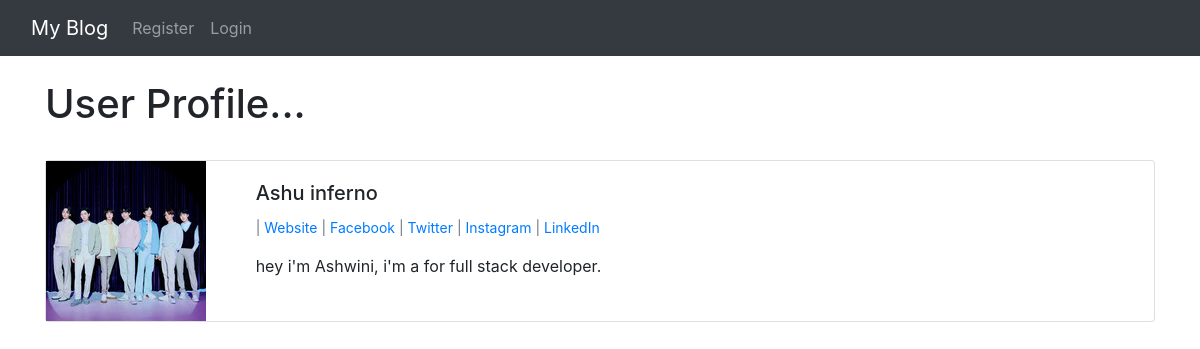
Page /members/1/profile on the committed database.
### firstblog/models.py (models this page shows, shortened)
class  Profile(models.Model):
    user=models.OneToOneField(User,null=True, on_delete=models.CASCADE)
    bio=models.TextField()
    profile_pic= models.ImageField(null=True ,blank=True, upload_to="images/profile/")
    website_url=models.CharField(max_length=255, null=True ,blank=True)
    facebook_url=models.CharField(max_length=255, null=True ,blank=True)
    twitter_url=models.CharField(max_length=255, null=True ,blank=True)
    instagram_url=models.CharField(max_length=255, null=True ,blank=True)
    linkedin_url =models.CharField(max_length=255, null=True ,blank=True)

### members/views.py (the view)
# urls.py: path('<int:pk>/profile',ShowProfilePageView.as_view(), name="show_profile_page"),
class ShowProfilePageView(DetailView):
    model=Profile
    template_name='registration/user_profile.html'
    def get_context_data(self, *args, **kwargs):
        context=super(ShowProfilePageView,self).get_context_data(*args, **kwargs)
        page_user=get_object =get_object_or_404(Profile, id=self.kwargs['pk'])
        context['page_user']=page_user
        return context

### members/templates/registration/user_profile.html
{% extends 'base.html' %}
{% load static %}
{% block content %}
<h1>User  Profile...</h1>
<br>
<div class="card mb-3" >
    <div class="row g-0">
      <div class="col-md-2">
        {% if page_user.profile_pic %}
            <img src="{{ page_user.profile_pic.url }}" class="img-fluid rounded-start">
        {% else %}
            <img src="{% static 'firstblog/images/profile_pic.png' %}" class="img-fluid rounded-start">
        {% endif %}
    </div>
      <div class="col-md-10">
        <div class="card-body">
          <h5 class="card-title">
            {{ page_user.user.first_name }}
            {{ page_user.user.last_name }}
          </h5>
          <p class="small text-muted">
        {% if page_user.website_url %}
         | <a href="{{ page_user.website_url }}">
           Website</a>
        {% endif %}
        {% if page_user.facebook_url %}
        | <a href="{{ page_user.facebook_url }}">Facebook</a>
        {% endif %}
        {% if page_user.twitter_url %}
        |  <a href="{{ page_user.twitter_url }}">Twitter</a>
        {% endif %}
        {% if page_user.instagram_url %}
        | <a href="{{ page_user.instagram_url }}">Instagram</a>
        {% endif %}
        {% if page_user.linkedin_url %}
        | <a href="{{ page_user.linkedin_url }}">LinkedIn</a>
        {% endif %}
    </p>
          <p class="card-text">
            {{page_user.bio}}
        </div>
      </div>
    </div>
  </div>
  <br><br>
{% endblock %}

### rows in the picture
Profile: profile_pic (picture), user.first_name "Ashu", user.last_name "inferno", bio "hey i'm Ashwini, i'm a for full stack developer."
